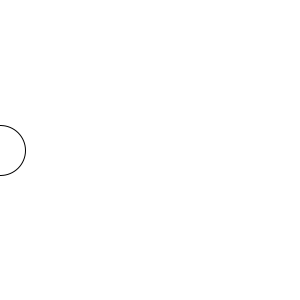
Frame 1 (no input)
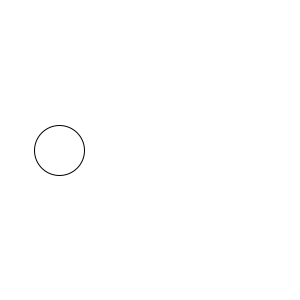
Frame 60 (the mouse pressed at the canvas centre just before this capture)
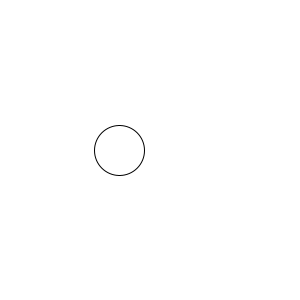
Frame 120 (the mouse held since frame 60 and released just before this capture)

The Processing sketch that drew these frames (run headless with seeded random() and noise(); from frame 60 on, the mouse is pressed at the canvas centre):

// Processing sketch: simple_animation
// ── simple_animation.pde
float x = 0;

void setup() {
  size(300, 300);
}

void draw() {
  background(255);
  
  ellipse(x, 150, 50, 50);
  x += 1;
}
